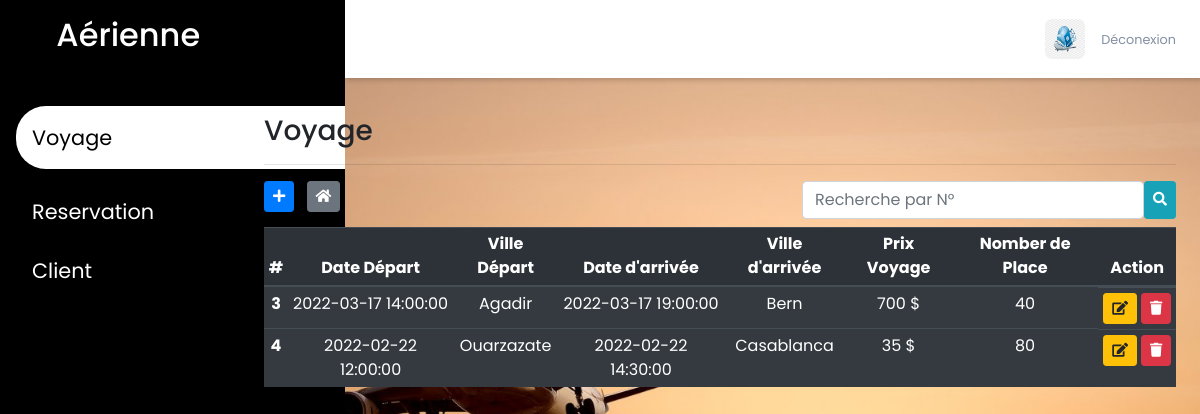
Page /gestion/homeVoyage (signed in) on the committed database.
### tables this page shows
CREATE TABLE `voyage` (
  `idV` int(11) NOT NULL,
  `date_depart` datetime DEFAULT NULL,
  `ville_depart` varchar(20) DEFAULT NULL,
  `date_arrive` datetime DEFAULT NULL,
  `ville_arrive` varchar(20) DEFAULT NULL,
  `prix_voyage` int(11) DEFAULT NULL,
  `nomber_place` int(11) DEFAULT NULL
);

### gestion/controllers/homeController.php (called while the page is built)
<?php
class HomeController{
    public function index($page)
    {
        include('views/'.$page.'.php');
    }
}
?>

### gestion/autoload.php (called while the page is built, shortened)
<?php
    function autoload($class_name)
    {
        $array_paths=array(
            'app/classes/',
            'controllers/',
            'database/',
            'models/',
            'views/'
        );
        $parts=explode('\\',$class_name);
        $name=array_pop($parts);
        foreach($array_paths as $path)
        {
            $file=sprintf($path.'%s.php',$name);
        }
    }
?>

### gestion/database/DB.php (called while the page is built)
<?php
    class DB
    {
        static public function Connect()
        {
            $db=new PDO('mysql:dbname=reservation;host=localhost','root','');
            $db->exec("set names utf8");
            $db->setAttribute(PDO::ATTR_ERRMODE,PDO::ERRMODE_WARNING);
            return $db;
        }
    }
?>

### gestion/models/Voyage.php (called while the page is built, shortened)
<?php
class voyage{
    static public function getAll()
    {
        $stmt=DB::Connect()->prepare('SELECT * FROM voyage');
        $stmt->execute();
        return $stmt->fetchAll();
    }
}
?>

### gestion/controllers/voyageController.php (called while the page is built, shortened)
<?php
class voyageController{
    public function getAllVoyage()
    {
        $voyage=voyage::getAll();
        return $voyage;
    }
}
?>

### gestion/views/homeVoyage.php (the view, shortened to what this page needs)
<?php
    if(isset($_POST['find']))
    {
        $test=new voyageController();
        $tmp=$test->findProduit();
    }
    else
    {
        $test=new voyageController();
        $tmp=$test->getAllVoyage();
    }
?>
    <div class="sidebar">
        <div class="sidebar-brand">
            <h2><span class="lab la-accusoft"></span> <span>Aérienne</span></h2>
        </div>
        <div class="sidebare-menu">
            <ul>
                <li>
                    <a href="homeVoyage" class="active">
                        <span>Voyage</span>
                    </a>
                </li>
                <li>
                    <a href="homeReservation">
                        <span>Reservation</span>
                    </a>
                </li>
                <li>
                    <a href="homeClient" >
                        <span>Client</span>
                    </a>
                </li>
            </ul>
        </div>
    </div>
    <div class="main-content">
        <header>
            <div class="user-wrapper">
                <img src="./public/img/re.png" width="40px" height="40px" alt="">
                <div>
                    <a href="<?php echo BASE_URL;?>logout"><small>Déconexion</small></a>
                </div>
            </div>
        </header>
    </div>
    <main role="main" style="width: 80%;" class="col-md-9 ml-sm-auto col-lg-10 px-4">
        <h3>Voyage</h3>
        <hr>
        <div class="table-responsive">
            <a href="addVoyage" class="btn btn-sm btn-primary mr-2 mb-2">
                <i class="fas fa-plus"></i>
            </a>
            <a href="homeVoyage" class="btn btn-sm btn-secondary mr-2 mb-2">
                <i class="fas fa-home"></i>
            </a>
            <form method="post" class="float-right mb-2 d-flex flex-row">
                <input type="number" min="1" class="form-control" name="search" placeholder="Recherche par N°">
                <button class="btn btn-info btn-sm" name="find" type="submit"><i class="fas fa-search"></i></button>
            </form>
            <table class="table table-sm table-dark">
                <thead>
                    <tr class="table-active">
                        <th>#</th>
                        <th>Date Départ</th>
                        <th>Ville Départ</th>
                        <th>Date d'arrivée</th>
                        <th>Ville d'arrivée</th>
                        <th>Prix Voyage</th>
                        <th>Nomber de Place</th>
                        <th>Action</th>
                    </tr>
                </thead>
                <tbody>
                    <?php foreach($tmp as $vg):?>
                  <tr >
                    <th scope="row"><?= $vg['idV'];?></th>
                    <td><?= $vg['date_depart'];?></td>
                    <td><?= $vg['ville_depart'];?></td>
                    <td><?= $vg['date_arrive'];?></td>
                    <td><?= $vg['ville_arrive'];?></td>
                    <td><?= $vg['prix_voyage'].' $';?></td>
                    <td><?= $vg['nomber_place'];?></td>
                    <td class="d-flex flex-row">
                        <div class="d-flex flex-row m-auto">
                            <form action="updateVoyage" method="post">
                                <button type="submit" name="submit" class="btn btn-sm btn-warning"><i class="fa fa-edit"></i></button>
                            </form>
                            <form action="deleteVoyage" method="post" class="ml-1">
                                <button class="btn btn-sm btn-danger"><i class="fa fa-trash"></i></button>
                            </form>
                        </div>
                    </td>
                  </tr>
                  <?php endforeach;?>
                </tbody>
            </table>
        </div>
    </main>

### gestion/public/css/style.css (style rules this page uses)
:root { --main-color:#000; --color-dark:#1D2231; --text-grey:#8390A2; }
* { padding: 0; margin: 0; box-sizing: border-box; list-style-type: none; text-decoration: none; font-family: 'Poppins', sans-serif; }
.sidebar { width: 345px; position: fixed; left: 0; top: 0; height: 100%; background: var(--main-color); z-index: 100%; transition: width 300ms; }
.sidebar-brand { height: 90px; padding: 1rem 0rem 1rem 2rem; color: #fff; }
.sidebar-brand span { display: inline-block; padding-right: 1rem; }
.sidebare-menu { margin-top: 1rem; }
.sidebare-menu li { width: 100%; margin-bottom: 1.7rem; padding-left: 1rem; }
.sidebare-menu a { padding-left: 1rem; display: block; color: #fff; font-size: 1.3rem; }
.sidebare-menu a.active { background: #fff; padding-top: 1rem; padding-bottom: 1rem; color: var(--main-color); border-radius: 30px 0px 0px 30px; }
header { background: #fff; display: flex; justify-content: space-between; padding: 1rem 1.5rem; box-shadow: 2px 2px 5px rgba(0,0,0,0.2); position: fixed; left: 345px; width: calc(100% - 345px); top: 0; z-index: 100; transition: left 300ms; }
.main-content { background-image: url('./../img/hbg.jpg'); }
.user-wrapper { display: flex; align-items: center; }
.user-wrapper img { border-radius: 7px; margin-right: 1rem; }
.user-wrapper small { display: inline-block; color: var(--text-grey); }
main { margin-top: 90px; }
table th, table td { text-align: center; }
body { background-image: url('./../img/bg1.jpg'); height: 120%; background-repeat: no-repeat; background-size: cover; }

### rows in the picture
voyage: idV "3", date_depart "2022-03-17 14:00:00", ville_depart "Agadir", date_arrive "2022-03-17 19:00:00", ville_arrive "Bern", prix_voyage "700", nomber_place "40"
voyage: idV "4", date_depart "2022-02-22 12:00:00", ville_depart "Ouarzazate", date_arrive "2022-02-22 14:30:00", ville_arrive "Casablanca", prix_voyage "35", nomber_place "80"
